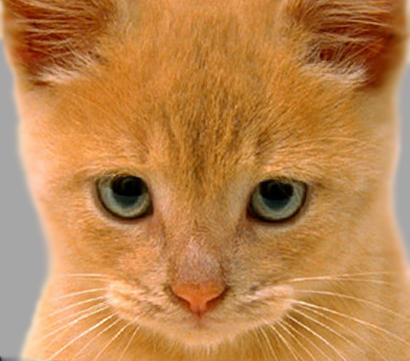
#> input picture data/cat.bmp, 410 x 361 px
$ python proj1_part1.py
#> lines starting #> are read from the running program, lines starting #| are printed output that depends on the picture
### code/helpers.py
# Project Image Filtering and Hybrid Images Stencil Code
# Based on previous and current work
# by James Hays for CSCI 1430 @ Brown and
# CS 4495/6476 @ Georgia Tech
import numpy as np
from numpy import pi, exp, sqrt
from skimage import io, img_as_ubyte, img_as_float32
from skimage.transform import rescale
from skimage import data, color
from skimage.transform import rescale, resize, downscale_local_mean


def my_imfilter(image: np.ndarray, filter: np.ndarray):
  """
  Your function should meet the requirements laid out on the project webpage.
  Apply a filter to an image. Return the filtered image.
  Inputs:
  - image -> numpy nd-array of dim (m, n, c) for RGB images or numpy nd-array of dim (m, n) for gray scale images
  - filter -> numpy nd-array of odd dim (k, l)
  Returns
  - filtered_image -> numpy nd-array of dim (m, n, c) or numpy nd-array of dim (m, n)
  Errors if:
  - filter has any even dimension -> raise an Exception with a suitable error message.
  """
  #filtered_image = np.asarray([0])
  # Your code here #

  [i, j] = filter.shape
  r = image.shape[0]
  c = image.shape[1]
  number_of_channels = image.shape[2]

  conv_result=np.zeros((r+i-1,c+j-1,number_of_channels))
  for x in range(number_of_channels):
    image_padding = np.pad(image[:,:,x], (i//2, j//2), 'constant', constant_values=(0, 0))

    for y in range(c+j-1):
        for z in range(r+i-1):
            for k in range(j):
                for l in range(i):
                  if y-k>0 and z-l>0:
                    conv_result[z,y,x] = conv_result[z,y,x] + filter[l,k]*image_padding[z-l,y-k]

  filtered_image = conv_result[0: (r),0: (c),:]

  return filtered_image

# [98 lines left out: functions create_gaussian_filter, gen_hybrid_image, vis_hybrid_image, not called in this run]

def load_image(path):
#> called with path = '../data/cat.bmp'
  return img_as_float32(io.imread(path))

def save_image(path, im):
  return io.imsave(path, img_as_ubyte(im.copy()))

### code/proj1_part1.py
# Project Image Filtering and Hybrid Images - Tests on my_imfilter function
# Based on previous and current work
# by James Hays for CSCI 1430 @ Brown and
# CS 4495/6476 @ Georgia Tech
import os
from skimage.transform import rescale
import numpy as np
from numpy import pi, exp, sqrt
import matplotlib.pyplot as plt
from helpers import load_image, save_image, my_imfilter

resultsDir = '..' + os.sep + 'results'
if not os.path.exists( resultsDir ):
    os.mkdir( resultsDir )

test_image = load_image('../data/cat.bmp')
test_image = rescale(test_image, 0.7, mode='reflect', channel_axis=2)

'''
Identity filter
This filter should do nothing regardless of the padding method you use.
'''
identity_filter = np.asarray([[0, 0, 0], [0, 1, 0], [0, 0, 0]], dtype=np.float32)
identity_image = my_imfilter(test_image, identity_filter)
#> the loop in my_imfilter, `for x in range(number_of_channels):` made 3 passes
#> pass 1, in my_imfilter, `image_padding = np.pad(image[:,:,x], (i//2, j//2), 'constant', constan..`:
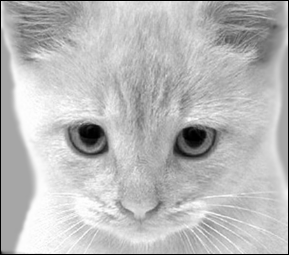
#> image_padding: shape (255, 289) float32; min 0, max 1, mean 0.727
print(identity_image.shape)
#| (253, 287, 3)
print(test_image.shape)
#| (253, 287, 3)
#plt.imshow(identity_image)
done = save_image('../results/identity_image.jpg', identity_image)


'''
Small blur with a box filter
This filter should remove some high frequencies.
'''
blur_filter = np.ones((3, 3), dtype=np.float32)
blur_filter /= np.sum(blur_filter, dtype=np.float32)  # making the filter sum to 1
blur_image = my_imfilter(test_image, blur_filter)
plt.imshow(blur_image)
done = save_image(resultsDir + os.sep + 'blur_image.jpg', blur_image)


'''
Large blur
This blur would be slow to do directly, so we instead use the fact that Gaussian blurs are separable and blur sequentially in each direction.
'''
# generate a gaussian kernel with any parameters of your choice. you may only in this case use a function
# from any library to generate the kernel such as: cv2.getGaussianKernel() then use the kernel to check your
# my_imfilter() implementation
# https://docs.opencv.org/2.4/modules/imgproc/doc/filtering.html#Mat%20getGaussianKernel(int%20ksize,%20double%20sigma,%20int%20ktype)

## Slow (naive) version of large blur
# import time
# large_blur_filter = np.dot(large_1d_blur_filter, large_1d_blur_filter.T)
# t = time.time()
# large_blur_image = my_imfilter(test_image, large_blur_filter);
# t = time.time() - t
# print('{:f} seconds'.format(t))
##

'''
Oriented filter (Sobel operator)
'''
sobel_filter = np.asarray([[-1, 0, 1], [-2, 0, 2], [-1, 0, 1]], dtype=np.float32)  # should respond to horizontal gradients
sobel_image = my_imfilter(test_image, sobel_filter)
#> after the loop in my_imfilter (call 3), `for x in range(number_of_channels):`:
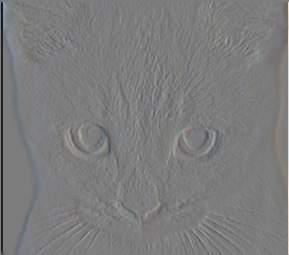
#> conv_result: shape (255, 289, 3) float64; mean R, G, B -0.0102, -0.0091, -0.00805; drawn with min black and max white
#> in my_imfilter (call 3), `filtered_image = conv_result[0: (r),0: (c),:]`:
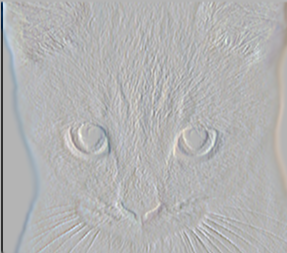
#> filtered_image: shape (253, 287, 3) float64; mean R, G, B -0.0203, -0.018, -0.0156; drawn with min black and max white

# 0.5 added because the output image is centered around zero otherwise and mostly black
sobel_image = np.clip(sobel_image+0.5, 0.0, 1.0)
plt.imshow(sobel_image)
done = save_image(resultsDir + os.sep + 'sobel_image.jpg', sobel_image)
#> call 3 of save_image, with path = '../results/sobel_image.jpg'
#> in save_image (call 3), `return io.imsave(path, img_as_ubyte(im.copy()))`:
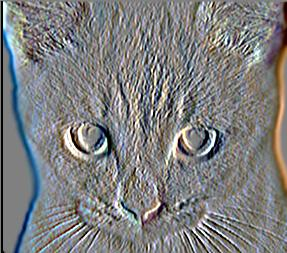
#> saved as sobel_image.jpg: shape (253, 287, 3); mean R, G, B 126.2, 126.6, 127


'''
High pass filter (discrete Laplacian)
'''
laplacian_filter = np.asarray([[0, 1, 0], [1, -4, 1], [0, 1, 0]], dtype=np.float32)
laplacian_image = my_imfilter(test_image, laplacian_filter)
#> after the loop in my_imfilter (call 4), `for x in range(number_of_channels):`:
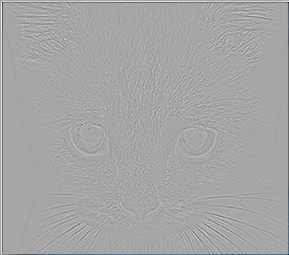
#> conv_result: shape (255, 289, 3) float64; mean R, G, B -0.00564, -0.00453, -0.00331; drawn with min black and max white

# added because the output image is centered around zero otherwise and mostly black
laplacian_image = np.clip(laplacian_image+0.5, 0.0, 1.0)
plt.figure(); plt.imshow(laplacian_image)
done = save_image(resultsDir + os.sep + 'laplacian_image.jpg', laplacian_image)

# High pass "filter" alternative
high_pass_image = test_image - blur_image
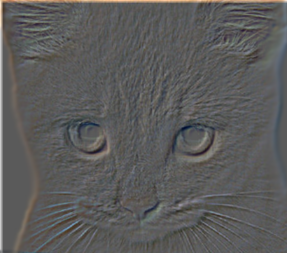
#> high_pass_image: shape (253, 287, 3) float64; mean R, G, B 0.0114, 0.00912, 0.00662; drawn with min black and max white
high_pass_image = np.clip(high_pass_image+0.5, 0.0, 1.0)
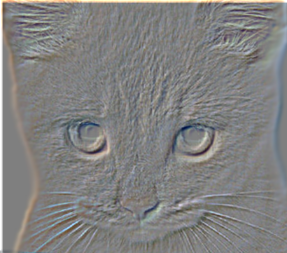
#> high_pass_image: shape (253, 287, 3) float64; mean R, G, B 0.51, 0.508, 0.506
plt.figure(); plt.imshow(high_pass_image)
done = save_image(resultsDir + os.sep + 'high_pass_image.jpg', high_pass_image)
